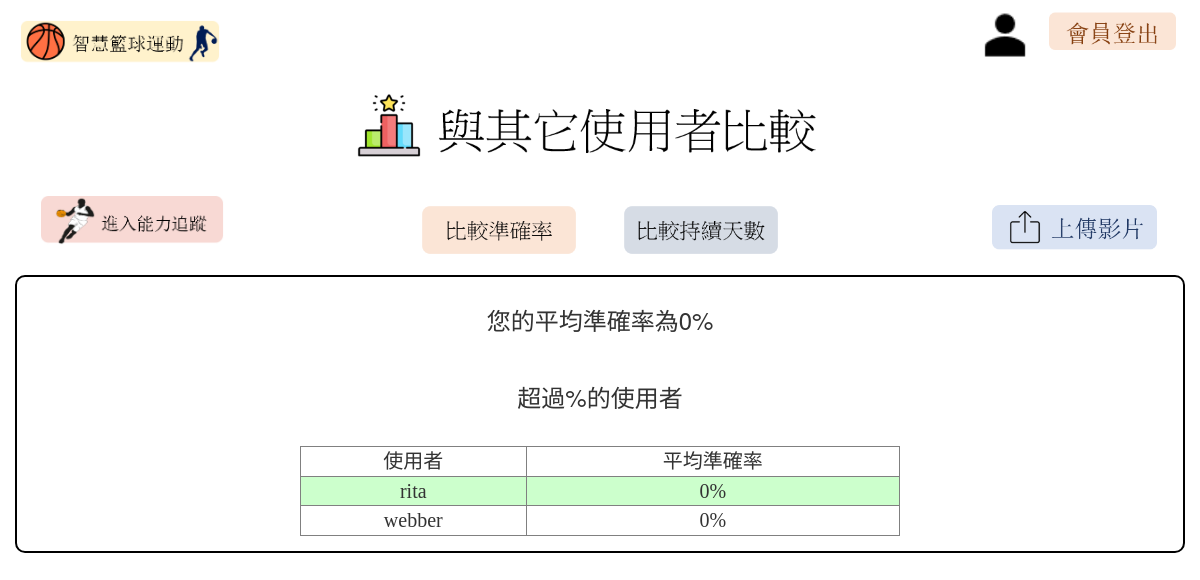
Page /compare/1/ (signed in) on the committed database.
### mainsite/models.py (models this page shows, shortened)
class RecordAccuracy(models.Model):
	user = models.OneToOneField(User, on_delete = models.CASCADE)
	total_game = models.PositiveIntegerField(default = 0)
	average_accuracy = models.PositiveIntegerField(default = 0)

### mainsite/views.py (the view)
# urls.py: path('compare/<int:no>/', compare, name='compare-url'),
def compare(request, no=0):
	if request.user.is_authenticated:
		user = request.user
		if no == 1:
			my_accuracy = models.RecordAccuracy.objects.get(user=user).average_accuracy
			others_accuracys = models.RecordAccuracy.objects.all().order_by('-average_accuracy')
			accuracys = []
			for others_accuracy in others_accuracys:
				accuracys.append(others_accuracy.average_accuracy)
		if no == 2 :
			my_days = models.RecordDays.objects.get(user=user).max_continue_days
			others_days = models.RecordDays.objects.all().order_by('-max_continue_days')
			days = []
			for others_day in others_days:
				days.append(others_day.max_continue_days)
		return render(request, 'compare.html', locals())
	else:
		return redirect('/')

### templates/compare.html (shortened to what this page needs)
{% extends 'tracking_base.html' %}
{% load static %}
{% block headline %}
	<img src="/static/images/compare.png" align="center" height="100" border="0">
{% endblock %}
{% block left_btn %}
	<a href="/tracking"><img src="/static/images/tracking_btn.png" align="left" height="50" style="margin: 10px;"></a>
{% endblock %}
{% block choice %}
	<div class="col-md-6" align="center">
		<br>
		{% if no == 0 %}
			<a href="{% url 'compare-url' 1 %}"><img src="{% static '/images/compare_acc_1.png' %}" height="50"></a>&emsp;&emsp;&emsp;
			<a href="{% url 'compare-url' 2 %}"><img src="{% static '/images/compare_days_1.png' %}" height="50"></a>
		{% elif no == 1 %}
			<a href="{% url 'compare-url' 1 %}"><img src="{% static '/images/compare_acc_2.png' %}" height="50"></a>&emsp;&emsp;&emsp;
			<a href="{% url 'compare-url' 2 %}"><img src="{% static '/images/compare_days_1.png' %}" height="50"></a>
		{% elif no == 2 %}
			<a href="{% url 'compare-url' 1 %}"><img src="{% static '/images/compare_acc_1.png' %}" height="50"></a>&emsp;&emsp;&emsp;
			<a href="{% url 'compare-url' 2 %}"><img src="{% static '/images/compare_days_2.png' %}" height="50"></a>
		{% endif %}
	</div>
{% endblock %}
{% block right_btn %}
	<div class="col-md-3" align="right">
		<br>
		<a href="/video"><img src="/static/images/upload_btn.png" border="0" height="50"></a>
	</div>
{% endblock %}
{% block content %}
	<div class="panel-heading" align="center">
		{% if no == 0 %}
			<h3>請選擇欲查看的按鈕</h3>
		{% elif no == 1 %}
			<h3>您的平均準確率為{{my_accuracy}}%</h3><br>
			<h3>超過%的使用者</h3>
		{% endif %}
	</div>
	<div class="panel-body" align="center">
		{% if no == 1 %}
			{% for others_accuracy in others_accuracys %}
				{% if forloop.first %}
				<table border="1" style="font-size:20px;font-family:serif;" cellpadding="5" width="600" align="center">
				<tr align="center"><td>使用者</td><td>平均準確率</td></tr>
				{% endif %}
				{% if others_accuracy.user == user %}
				<tr bgcolor="#ccffcc" align="center">
				{% else %}
				<tr align="center">
				{% endif %}
				<td>{{others_accuracy.user.username}}</td><td>{{ others_accuracy.average_accuracy }}%</td></tr>
				{% if forloop.last %}
				</table>
				{% endif %}
			{% endfor %}
		{% endif %}
	</div>
{% endblock %}

### rows in the picture
RecordAccuracy: shows "使用者", user.username "rita", average_accuracy "0"
RecordAccuracy: user.username "webber", average_accuracy "0"

### other values in the picture
{{ my_accuracy }} "0"
